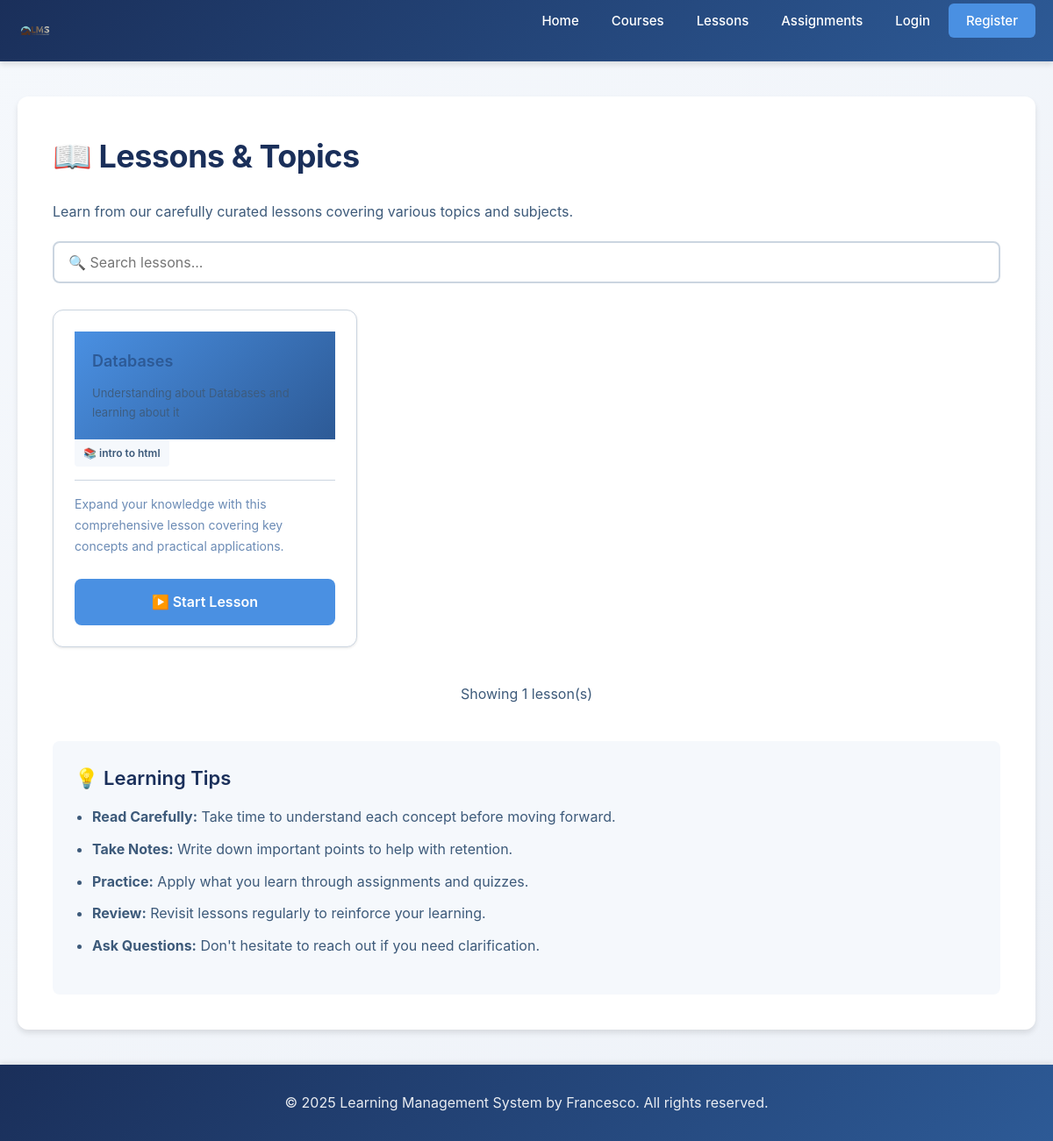
The app's page /lessons, older data.
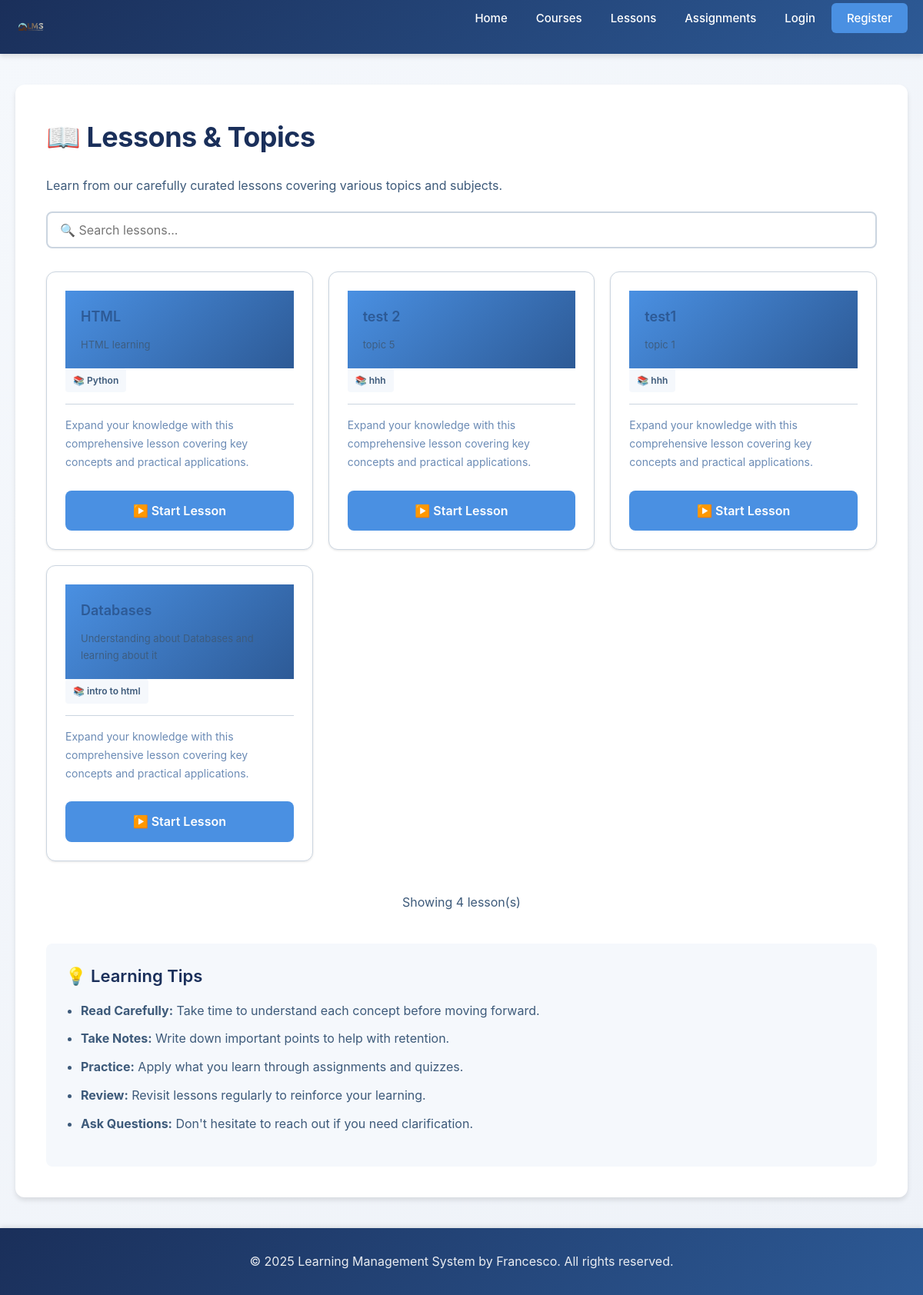
The same page, newer data.
### tables this page shows
CREATE TABLE topics (
            -- Unique identifier for each topic
            id INTEGER PRIMARY KEY AUTOINCREMENT,
            -- ID of the course this topic belongs to
            course_id INTEGER NOT NULL,
            -- Topic title (must be unique)
            title TEXT UNIQUE,
            -- Optional subtitle or description
            subtitle TEXT,
            -- Timestamp when topic was created
            created_at TIMESTAMP DEFAULT CURRENT_TIMESTAMP, content TEXT,
            -- Foreign key linking to courses table
            FOREIGN KEY (course_id) REFERENCES courses(id)
        );

CREATE TABLE courses (
            -- Unique identifier for each course
            id INTEGER PRIMARY KEY AUTOINCREMENT,
            -- Unique course ID number
            course_id INTEGER,
            -- Course title (must be unique)
            title TEXT NOT NULL UNIQUE,
            -- Description of what the course covers
            description TEXT,
            -- ID of the teacher who created this course
            teacher_id INTEGER,
            -- Timestamp when course was created
            created_at TIMESTAMP DEFAULT CURRENT_TIMESTAMP, course_type TEXT DEFAULT 'Self-Paced', duration TEXT DEFAULT 'Flexible', level TEXT DEFAULT 'Beginner',
            -- Foreign key linking to the teacher user
            FOREIGN KEY (teacher_id) REFERENCES users(id)
        );

### app.py (the view)
@app.route("/lessons")
def lessons():
    try:
        conn = get_db_connection()
        cursor = conn.cursor()
        cursor.execute("""
            SELECT t.id, t.title, t.subtitle, c.title as course_title
            FROM topics t
            LEFT JOIN courses c ON t.course_id = c.id
            ORDER BY t.id DESC
        """)
        lessons_data = cursor.fetchall()
        conn.close()
    except sqlite3.OperationalError:
        lessons_data = []
    return render_template('lessons.html', lessons=lessons_data)

### app.py (called while the page is built)
def get_db_connection(db_name="lms.db"):
    conn = sqlite3.connect(db_name)
    conn.row_factory = sqlite3.Row
    return conn

### templates/lessons.html (shortened to what this page needs)
{% extends 'base.html' %}
{% block content %}
    <h1>📖 Lessons & Topics</h1>
    <p>Learn from our carefully curated lessons covering various topics and subjects.</p>
    <div style="margin: 20px 0;">
        <input type="text" id="searchInput" placeholder="🔍 Search lessons..." style="width: 100%; padding: 12px 16px; border: 2px solid var(--border-color); border-radius: 8px; font-size: 16px;">
    </div>
    {% if lessons %}
        <div style="display: grid; grid-template-columns: repeat(auto-fill, minmax(320px, 1fr)); gap: 20px; margin-top: 30px;">
            {% for lesson in lessons %}
                <div class="card lesson-card" style="transition: all 0.3s ease; cursor: pointer; overflow: hidden;">
                    <div style="background: linear-gradient(135deg, var(--accent-blue), var(--primary-blue)); padding: 20px; color: white; min-height: 100px; display: flex; flex-direction: column; justify-content: center;">
                        <h3 style="margin: 0; font-size: 18px; font-weight: 600;">{{ lesson.title }}</h3>
                        <p style="margin: 10px 0 0 0; font-size: 13px; opacity: 0.9;">{{ lesson.subtitle or 'Learn more about this topic' }}</p>
                    </div>
                    <div class="card-body">
                        <div style="display: flex; align-items: center; gap: 10px; margin-bottom: 15px; padding-bottom: 15px; border-bottom: 1px solid var(--border-color);">
                            <span style="background: var(--bg-light); padding: 5px 10px; border-radius: 4px; font-size: 12px; color: var(--medium-text); font-weight: 600;">
                                📚 {{ lesson.course_title or 'General' }}
                            </span>
                        </div>
                        <p style="color: var(--light-text); font-size: 14px; margin-bottom: 15px;">
                            Expand your knowledge with this comprehensive lesson covering key concepts and practical applications.
                        </p>
                        <a href="{{ url_for('view_lesson', lesson_id=lesson.id) }}" class="btn btn-primary" style="width: 100%; margin-top: 10px; text-align: center; display: inline-block;">
                            ▶️ Start Lesson
                        </a>
                    </div>
                </div>
            {% endfor %}
        </div>
        <div style="margin-top: 40px; text-align: center; color: var(--light-text);">
            <p>Showing {{ lessons | length }} lesson(s)</p>
        </div>
    {% endif %}
    <div style="margin-top: 40px; background: var(--bg-light); padding: 25px; border-radius: 8px;">
        <h3 style="color: var(--primary-navy); margin-top: 0;">💡 Learning Tips</h3>
        <ul style="color: var(--medium-text); line-height: 1.8;">
            <li><strong>Read Carefully:</strong> Take time to understand each concept before moving forward.</li>
            <li><strong>Take Notes:</strong> Write down important points to help with retention.</li>
            <li><strong>Practice:</strong> Apply what you learn through assignments and quizzes.</li>
            <li><strong>Review:</strong> Revisit lessons regularly to reinforce your learning.</li>
            <li><strong>Ask Questions:</strong> Don't hesitate to reach out if you need clarification.</li>
        </ul>
    </div>
{% endblock %}

Row changes from the older to the newer data that the page shows:
added topics: title "HTML", subtitle "HTML learning", title "Python"
added topics: title "test 2", subtitle "topic 5", title "hhh"
added topics: title "test1", subtitle "topic 1", title "hhh"
Text that changed along with them:
{{ lessons | length }}: "1" → "4"
